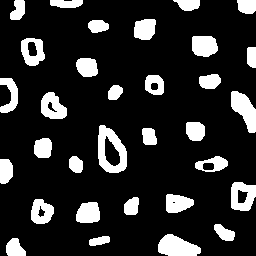
//> input picture bolhas.png, 256 x 256 px
$ ./pixels   (built with g++ and OpenCV 4)
//> lines starting //> are read from the running program, lines starting //| are printed output that depends on the picture; after the words box and inside, x2 and y2 are one past the last pixel; in counts of white or black regions, pixels touching at a corner belong together
#include <iostream>
#include <opencv2/opencv.hpp>

using namespace cv;
using namespace std;

int main(int, char**){
  Mat image;
  Vec3b val;

  image = imread("bolhas.png",CV_LOAD_IMAGE_GRAYSCALE);
//> image: 256 rows x 256 cols, CV_8UC1; 16.5% white; 32 white regions, largest, box (x1, y1, x2, y2) and area: (98, 125, 127, 173) 789, (158, 234, 201, 256) 669, (231, 91, 256, 133) 613
  if(!image.data)
    cout << "Nao abriu bolhas.png" << endl;

  namedWindow("Bolhas",WINDOW_AUTOSIZE);

  for(int i=200;i<210;i++){
    for(int j=10;j<200;j++){
      image.at<uchar>(i,j)=200;
    }
  }
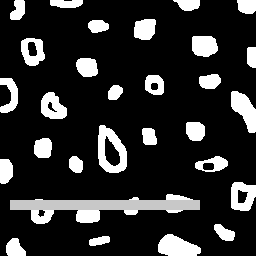
//> image: 256 rows x 256 cols, CV_8UC1; min 0, max 255, mean 45.2

  imshow("Bolhas", image);
  waitKey();

  image = imread("bolhas.png",CV_LOAD_IMAGE_COLOR);
//> image is the input picture: 256 rows x 256 cols, CV_8UC3; 16.5% white; 32 white regions, largest, box (x1, y1, x2, y2) and area: (98, 125, 127, 173) 789, (158, 234, 201, 256) 669, (231, 91, 256, 133) 613

  val[0] = 112;//B
  val[1] = 25; //G
  val[2] = 25; //R

  for(int i=100;i<210;i++){
    for(int j=10;j<250;j++){
      image.at<Vec3b>(i,j)=val;
    }
  }
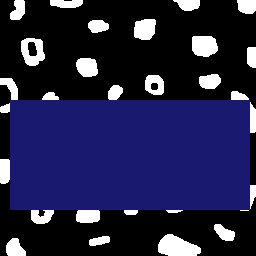
//> image: 256 rows x 256 cols, CV_8UC3; mean B, G, R 71, 35.9, 35.9

  imshow("Bolhas", image);
  waitKey();
  return 0;
}
